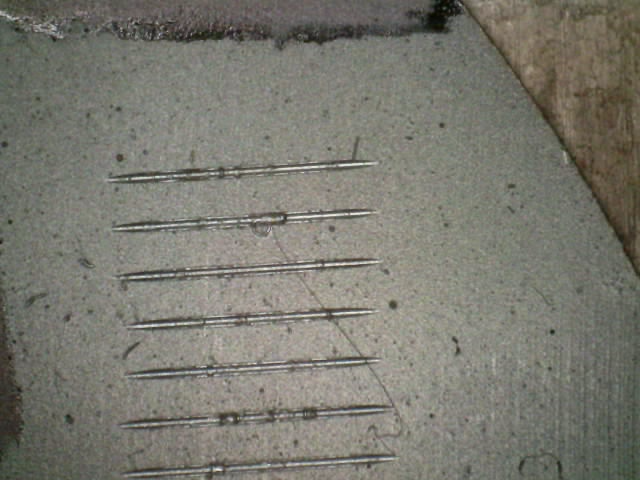
#> input picture firstlab_photo.png, 640 x 480 px; its folder holds only this picture in this run
$ python -i detect_test_touches.py   (imports and definitions only)
#> lines starting #> are read from the running program, lines starting #| are printed output that depends on the picture
import cv2
import numpy as np
import random
import os
import matplotlib.pyplot as plt


# [25 lines left out: function get_image_paths, not called in this run]


def preprocess_image_blackhat(
    image_path,
    clip_limit=2.0,
    tile_grid_size=(8, 8),
    blackhat_ksize=51,
    blur_ksize=5,
):
#> called with image_path = 'firstlab_photo.png', clip_limit = 2, tile_grid_size = (8, 8), blackhat_ksize = 51, blur_ksize = 5
    img = cv2.imread(image_path, cv2.IMREAD_GRAYSCALE)
#> img: shape (480, 640); min 5, max 236, mean 119.2

    clahe = cv2.createCLAHE(clipLimit=clip_limit, tileGridSize=tile_grid_size)
    enhanced = clahe.apply(img)
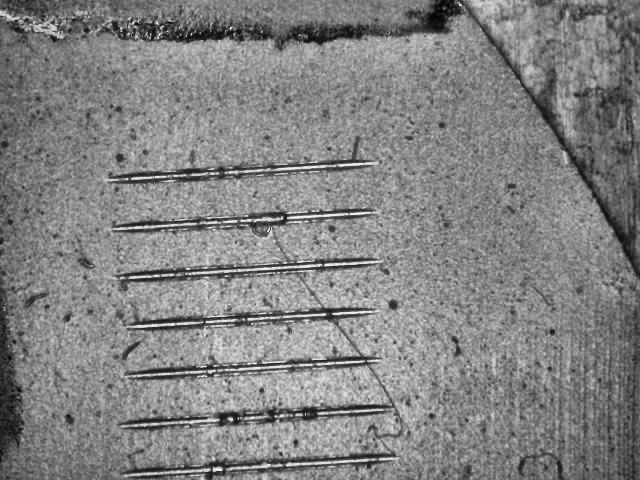
#> enhanced: shape (480, 640); min 2, max 246, mean 130.5

    kernel = cv2.getStructuringElement(cv2.MORPH_RECT, (blackhat_ksize, blackhat_ksize))
    blackhat = cv2.morphologyEx(enhanced, cv2.MORPH_BLACKHAT, kernel)
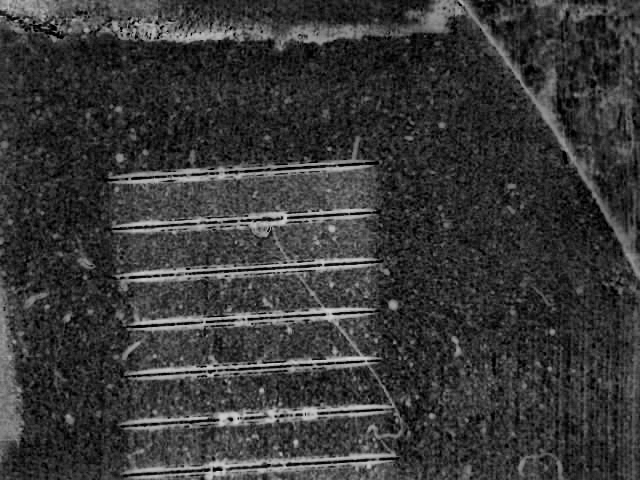
#> blackhat: shape (480, 640); min 0, max 211, mean 56.7

    blurred = cv2.GaussianBlur(blackhat, (blur_ksize, blur_ksize), 0)

    return img, blackhat, blurred


# [194 lines left out: functions extract_horizontal_mask, find_cut_bands_from_mask, merge_bands_by_x_overlap, measure_cuts_from_bands_mask_energy, visualize_bands_and_cuts, not called in this run]


### Example Usage ###
'''
image_path = "/Users/sanuma/sanahbhim/MLnotebooks/DinoLiteImages/test5_76x_EDR.jpg"

orig, blackhat, blurred = preprocess_image_blackhat(
    image_path,
    clip_limit=2.0,
    blackhat_ksize=51,
    blur_ksize=5
)

bw_raw, bw_clean = extract_horizontal_mask(
    blurred,
    binarize="otsu",
    open_len=250,
    close_len=120
)

# Gate: widen in X, but KEEP Y VERY TIGHT
bw_gate = cv2.dilate(
    (bw_clean > 0).astype(np.uint8) * 255,
    cv2.getStructuringElement(cv2.MORPH_RECT, (241, 3)),  # <-- changed (X bigger, Y smaller)
    iterations=1
)

bands = find_cut_bands_from_mask(
    bw_clean,
    min_run=10,
    min_gap=80,
    min_row_sum=150
)

bands_merged = merge_bands_by_x_overlap(
    bw_clean,
    bands,
    gap_tol=80,
    overlap_frac=0.6
)

cuts = measure_cuts_from_bands_mask_energy(
    bw_gate,
    bands_merged,
    fov_width_mm=4.974,
    image_width_px=2592,
    pad_y=8,
    min_width_px=800,
    energy_frac=0.995,   # binary -> use higher
    smooth_px=31,
    gap_fill_px=260
)

for i, c in enumerate(cuts):
    print(f"Cut {i}: {c['length_px']:.1f} px  →  {c['length_mm']:.3f} mm")

visualize_bands_and_cuts(image_path, bw_clean, cuts)

'''

>>> result = preprocess_image_blackhat('firstlab_photo.png')

$ run again, on image_20260203_153818.png
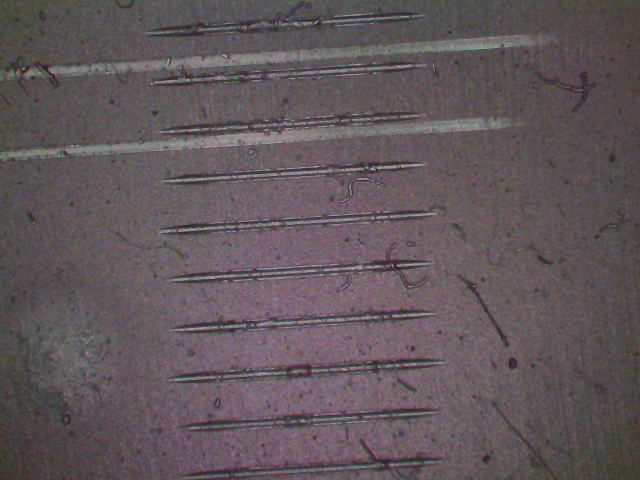
#> input picture image_20260203_153818.png, 640 x 480 px
#> in preprocess_image_blackhat, `enhanced = clahe.apply(img)`:
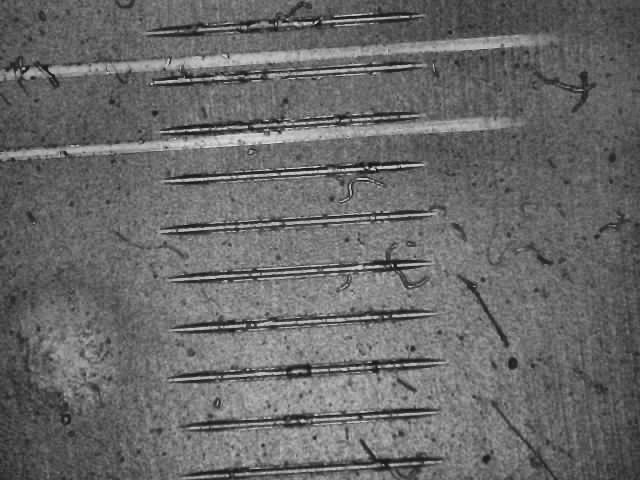
#> enhanced: shape (480, 640); min 21, max 218, mean 105.3
#> in preprocess_image_blackhat, `blackhat = cv2.morphologyEx(enhanced, cv2.MORPH_BLACKHAT, kernel)`:
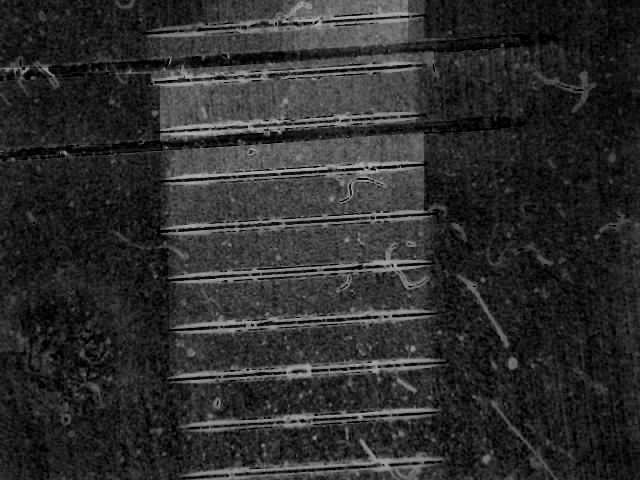
#> blackhat: shape (480, 640); min 0, max 184, mean 45.3
